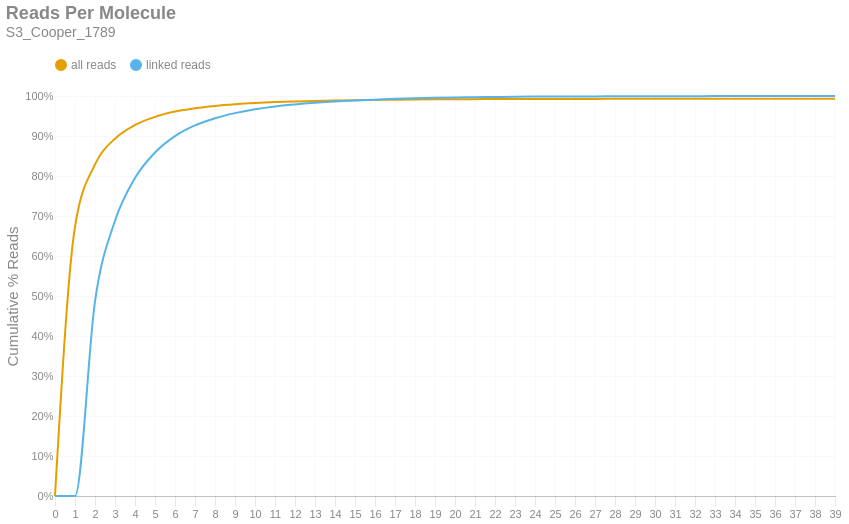

This figure's notebook cell:
### Markdown cell above
### Reads per Molecule
This chart shows the cumulative distribution of the number of reads per linked molecule. That is, how many alignments are associated with a unique molecule. This excludes the number of reads associated with invalid or absent linked-read barcodes. The `linked` histogram is the percentages recalculated when disregarding singletons.

### Code cell
if SKIPLR:
    print_html(f"Skipped")
else:
    counts = np.bincount(valids['reads'].cast(pl.Int64).to_numpy())
    weighted = counts * np.arange(len(counts))
    all_perc = weighted / n_reads
    linked_perc = weighted / n_linked_reads
    linked_perc[1] = 0
    binned_df = pl.DataFrame({
        'readsper': list(range(len(counts))),
        'all reads (cumsum)': np.cumsum(all_perc).tolist(),
        'linked reads (cumsum)': np.cumsum(linked_perc).tolist(),
    })

    with SafeRender(binned_df):
        (
            density_plot(binned_df, 'Reads Per Molecule', samplename, 'readspmol')
            .encode(
                x=alt.X('readsper:O', title=None).axis(labelAngle=0).scale(padding=0),
                y=alt.Y('value:Q', title='Cumulative % Reads').axis(format='%').stack(False),
                color=alt.Color("key:N").scale(domain=["all reads", "linked reads"]),
                tooltip=[
                    alt.Tooltip("key:N", title="Data Type"),
                    alt.Tooltip("readsper:O", title="Reads Per Molecule"),
                    alt.Tooltip("value:Q", format=".2%", title="% Reads (Cum.)")
                ]            
            )
        ).display()

### Figure 1 — Vega-Lite specification as saved in the notebook (floating-point values rounded to 4 significant figures)
{"width": "container", "height": 400, "config": {"title": {"anchor": "start", "dy": -15, "fontSize": 18, "color": "#888888", "subtitleColor": "#888888", "subtitleFontSize": 14}, "arc": {"fill": "#0072B2"}, "axis": {"domainColor": "#888888", "domainWidth": 0.5, "gridWidth": 0.2, "grid": false, "titleFontWeight": 400, "titleFontSize": 15, "labelFontSize": 11, "labelColor": "#888888", "tickColor": "#888888", "tickWidth": 0.2, "titleColor": "#888888"}, "axisBand": {"grid": false}, "axisX": {"grid": true, "tickSize": 10, "domainCap": "round"}, "axisY": {"domain": false, "grid": true, "tickSize": 0, "domainCap": "round"}, "background": "transparent", "header": {"labelFontSize": 15, "labelColor": "#888888", "titleFontSize": 15, "titleFontWeight": 600, "titleColor": "#888888"}, "legend": {"labelFont": "sans-serif", "labelFontSize": 12, "labelColor": "#888888", "symbolSize": 100, "symbolType": "circle", "titleFontSize": 12, "titlePadding": 10, "titleColor": "#888888", "title": null, "orient": "top"}, "range": {"category": ["#E69F00", "#56B4E9", "#009E73", "#F0E442", "#0072B2", "#D55E00", "#CC79A7", "#000000"], "diverging": ["#cfe8f3", "#a2d4ec", "#73bfe2", "#46abdb", "#1696d2", "#12719e"]}, "area": {"fill": "#0072B2", "fillOpacity": 0.7, "line": true, "strokeOpacity": 0.7}, "line": {"color": "#0072B2", "stroke": "#0072B2", "strokeWidth": 2}, "trail": {"color": "#0072B2", "stroke": "#0072B2", "strokeWidth": 0, "size": 1}, "point": {"filled": true, "fillOpacity": 1.0, "size": 95}, "text": {"color": "#888888", "fontSize": 11, "align": "right", "fontWeight": 400, "size": 11}, "bar": {"fill": "#0072B2", "stroke": null}, "view": {"stroke": null, "continuousWidth": 660, "continuousHeight": 400}}, "data": {"name": "data-43c0cf58fccbd3e1d6e0ad915da53ee2"}, "mark": {"type": "line", "interpolate": "monotone", "point": {"opacity": 0, "size": 275}}, "encoding": {"color": {"field": "key", "scale": {"domain": ["all reads", "linked reads"]}, "type": "nominal"}, "tooltip": [{"field": "key", "title": "Data Type", "type": "nominal"}, {"field": "readsper", "title": "Reads Per Molecule", "type": "ordinal"}, {"field": "value", "format": ".2%", "title": "% Reads (Cum.)", "type": "quantitative"}], "x": {"axis": {"labelAngle": 0}, "field": "readsper", "scale": {"padding": 0}, "title": null, "type": "ordinal"}, "y": {"axis": {"format": "%"}, "field": "value", "stack": false, "title": "Cumulative % Reads", "type": "quantitative"}}, "params": [{"name": "param_c36ac31b6afebe62", "select": {"type": "point", "fields": ["key"]}, "bind": "legend"}], "title": {"text": "Reads Per Molecule", "subtitle": "S3_Cooper_1789"}, "transform": [{"fold": ["all reads (cumsum)", "linked reads (cumsum)"]}, {"calculate": "replace(datum.key, ' (cumsum)', '')", "as": "key"}, {"filter": {"param": "param_c36ac31b6afebe62"}}], "usermeta": {"embedOptions": {"downloadFileName": "S3_Cooper_1789.readspmol"}}, "$schema": "https://vega.github.io/schema/vega-lite/v6.1.0.json", "datasets": {"data-43c0cf58fccbd3e1d6e0ad915da53ee2": [{"readsper": 0, "all reads (cumsum)": 0.0, "linked reads (cumsum)": 0.0}, {"readsper": 1, "all reads (cumsum)": 0.6732, "linked reads (cumsum)": 0.0}, {"readsper": 2, "all reads (cumsum)": 0.8289, "linked reads (cumsum)": 0.4868}, {"readsper": 3, "all reads (cumsum)": 0.8933, "linked reads (cumsum)": 0.6881}, {"readsper": 4, "all reads (cumsum)": 0.9275, "linked reads (cumsum)": 0.7951}, {"readsper": 5, "all reads (cumsum)": 0.9479, "linked reads (cumsum)": 0.8588}, {"readsper": 6, "all reads (cumsum)": 0.961, "linked reads (cumsum)": 0.8998}, {"readsper": 7, "all reads (cumsum)": 0.9695, "linked reads (cumsum)": 0.9264}, {"readsper": 8, "all reads (cumsum)": 0.9753, "linked reads (cumsum)": 0.9444}, {"readsper": 9, "all reads (cumsum)": 0.9794, "linked reads (cumsum)": 0.9572}, {"readsper": 10, "all reads (cumsum)": 0.9825, "linked reads (cumsum)": 0.9669}, {"readsper": 11, "all reads (cumsum)": 0.9848, "linked reads (cumsum)": 0.974}, {"readsper": 12, "all reads (cumsum)": 0.9864, "linked reads (cumsum)": 0.979}, {"readsper": 13, "all reads (cumsum)": 0.9877, "linked reads (cumsum)": 0.9831}, {"readsper": 14, "all reads (cumsum)": 0.9888, "linked reads (cumsum)": 0.9864}, {"readsper": 15, "all reads (cumsum)": 0.9895, "linked reads (cumsum)": 0.9888}, {"readsper": 16, "all reads (cumsum)": 0.9901, "linked reads (cumsum)": 0.9907}, {"readsper": 17, "all reads (cumsum)": 0.9908, "linked reads (cumsum)": 0.9928}, {"readsper": 18, "all reads (cumsum)": 0.9913, "linked reads (cumsum)": 0.9945}, {"readsper": 19, "all reads (cumsum)": 0.9917, "linked reads (cumsum)": 0.9956}, {"readsper": 20, "all reads (cumsum)": 0.992, "linked reads (cumsum)": 0.9966}, {"readsper": 21, "all reads (cumsum)": 0.9922, "linked reads (cumsum)": 0.997}, {"readsper": 22, "all reads (cumsum)": 0.9923, "linked reads (cumsum)": 0.9976}, {"readsper": 23, "all reads (cumsum)": 0.9925, "linked reads (cumsum)": 0.9982}, {"readsper": 24, "all reads (cumsum)": 0.9926, "linked reads (cumsum)": 0.9985}, {"readsper": 25, "all reads (cumsum)": 0.9927, "linked reads (cumsum)": 0.9988}, {"readsper": 26, "all reads (cumsum)": 0.9928, "linked reads (cumsum)": 0.9989}, {"readsper": 27, "all reads (cumsum)": 0.9928, "linked reads (cumsum)": 0.9991}, {"readsper": 28, "all reads (cumsum)": 0.9928, "linked reads (cumsum)": 0.9992}, {"readsper": 29, "all reads (cumsum)": 0.9929, "linked reads (cumsum)": 0.9993}, {"readsper": 30, "all reads (cumsum)": 0.9929, "linked reads (cumsum)": 0.9995}, {"readsper": 31, "all reads (cumsum)": 0.993, "linked reads (cumsum)": 0.9996}, {"readsper": 32, "all reads (cumsum)": 0.993, "linked reads (cumsum)": 0.9996}, {"readsper": 33, "all reads (cumsum)": 0.993, "linked reads (cumsum)": 0.9998}, {"readsper": 34, "all reads (cumsum)": 0.9931, "linked reads (cumsum)": 0.9999}, {"readsper": 35, "all reads (cumsum)": 0.9931, "linked reads (cumsum)": 0.9999}, {"readsper": 36, "all reads (cumsum)": 0.9931, "linked reads (cumsum)": 0.9999}, {"readsper": 37, "all reads (cumsum)": 0.9931, "linked reads (cumsum)": 0.9999}, {"readsper": 38, "all reads (cumsum)": 0.9931, "linked reads (cumsum)": 0.9999}, {"readsper": 39, "all reads (cumsum)": 0.9931, "linked reads (cumsum)": 1.0}]}}
